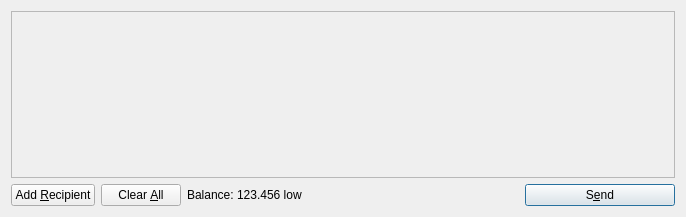
<?xml version="1.0" encoding="UTF-8"?>
<ui version="4.0">
 <class>SendCoinsDialog</class>
 <widget class="QDialog" name="SendCoinsDialog">
  <property name="geometry">
   <rect>
    <x>0</x>
    <y>0</y>
    <width>686</width>
    <height>217</height>
   </rect>
  </property>
  <property name="windowTitle">
   <string>Send Coins</string>
  </property>
  <layout class="QVBoxLayout" name="verticalLayout">
   <item>
    <widget class="QScrollArea" name="scrollArea">
     <property name="widgetResizable">
      <bool>true</bool>
     </property>
     <widget class="QWidget" name="scrollAreaWidgetContents">
      <property name="geometry">
       <rect>
        <x>0</x>
        <y>0</y>
        <width>666</width>
        <height>165</height>
       </rect>
      </property>
      <layout class="QVBoxLayout" name="verticalLayout_2">
       <property name="margin">
        <number>0</number>
       </property>
       <item>
        <layout class="QVBoxLayout" name="entries">
         <property name="spacing">
          <number>6</number>
         </property>
        </layout>
       </item>
       <item>
        <spacer name="verticalSpacer">
         <property name="orientation">
          <enum>Qt::Vertical</enum>
         </property>
         <property name="sizeHint" stdset="0">
          <size>
           <width>20</width>
           <height>40</height>
          </size>
         </property>
        </spacer>
       </item>
      </layout>
     </widget>
    </widget>
   </item>
   <item>
    <layout class="QHBoxLayout" name="horizontalLayout">
     <item>
      <widget class="QPushButton" name="addButton">
       <property name="toolTip">
        <string>Send to multiple recipients at once</string>
       </property>
       <property name="text">
        <string>Add &amp;Recipient</string>
       </property>
       <property name="icon">
        <iconset resource="../bitcoin.qrc">
         <normaloff>:/icons/add</normaloff>:/icons/add</iconset>
       </property>
       <property name="autoDefault">
        <bool>false</bool>
       </property>
      </widget>
     </item>
     <item>
      <widget class="QPushButton" name="clearButton">
       <property name="sizePolicy">
        <sizepolicy hsizetype="Minimum" vsizetype="Fixed">
         <horstretch>0</horstretch>
         <verstretch>0</verstretch>
        </sizepolicy>
       </property>
       <property name="toolTip">
        <string>Remove all transaction fields</string>
       </property>
       <property name="text">
        <string>Clear &amp;All</string>
       </property>
       <property name="icon">
        <iconset resource="../bitcoin.qrc">
         <normaloff>:/icons/remove</normaloff>:/icons/remove</iconset>
       </property>
       <property name="autoRepeatDelay">
        <number>300</number>
       </property>
       <property name="autoDefault">
        <bool>false</bool>
       </property>
      </widget>
     </item>
     <item>
      <layout class="QHBoxLayout" name="horizontalLayout_2">
       <property name="spacing">
        <number>3</number>
       </property>
       <item>
        <widget class="QLabel" name="label">
         <property name="text">
          <string>Balance:</string>
         </property>
        </widget>
       </item>
       <item>
        <widget class="QLabel" name="labelBalance">
         <property name="cursor">
          <cursorShape>IBeamCursor</cursorShape>
         </property>
         <property name="text">
          <string>123.456 low</string>
         </property>
         <property name="textInteractionFlags">
          <set>Qt::LinksAccessibleByMouse|Qt::TextSelectableByKeyboard|Qt::TextSelectableByMouse</set>
         </property>
        </widget>
       </item>
      </layout>
     </item>
     <item>
      <spacer name="horizontalSpacer">
       <property name="orientation">
        <enum>Qt::Horizontal</enum>
       </property>
       <property name="sizeHint" stdset="0">
        <size>
         <width>40</width>
         <height>20</height>
        </size>
       </property>
      </spacer>
     </item>
     <item>
      <widget class="QPushButton" name="sendButton">
       <property name="minimumSize">
        <size>
         <width>150</width>
         <height>0</height>
        </size>
       </property>
       <property name="toolTip">
        <string>Confirm the send action</string>
       </property>
       <property name="text">
        <string>S&amp;end</string>
       </property>
       <property name="icon">
        <iconset resource="../bitcoin.qrc">
         <normaloff>:/icons/send</normaloff>:/icons/send</iconset>
       </property>
       <property name="default">
        <bool>true</bool>
       </property>
      </widget>
     </item>
    </layout>
   </item>
  </layout>
 </widget>
 <resources>
  <include location="../bitcoin.qrc"/>
 </resources>
 <connections/>
</ui>
